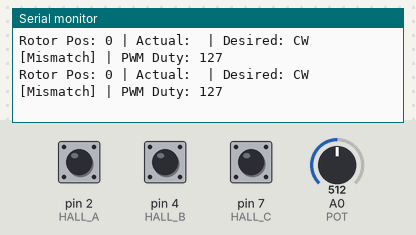
The sketch below on a simulated Arduino Uno, built with avr-gcc and run on an emulated ATmega328P. Parts: the last lines printed to the serial monitor. The test bench sets the inputs (shaded band); at power-on: A0 (POT) = 512, pin 2 (HALL_A) HIGH, pin 4 (HALL_B) HIGH, pin 7 (HALL_C) HIGH.

Above: at 1.2 s.
1.3 s: A0 (POT) set to 415
At 1.32 s:
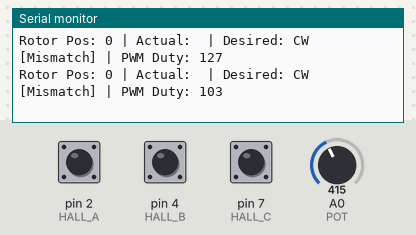
4.3 s: A0 (POT) set to 386
At 4.36 s:
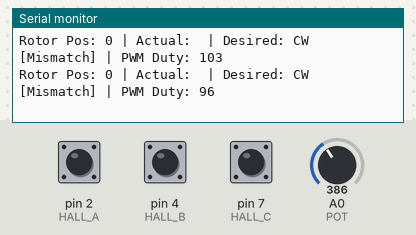
Timing chart, 0 to 7.3 s (numbered marks = the images above; inputs shaded):
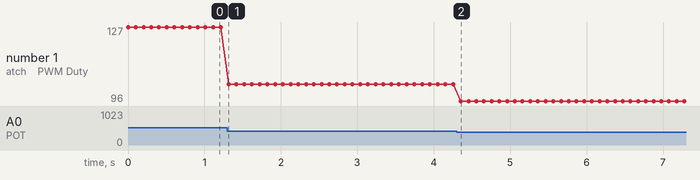

Measured:
- after the input at 1.3 s, the serial monitor: prints a new line at once (image 1)
- after the input at 4.3 s, the serial monitor: prints a new line after 0.05 s (image 2)
- plotted number 1: 127 → 103 after the input at 1.3 s, 103 → 96 after the input at 4.3 s

The sketch:

main.ino
```cpp
// Pin Definitions
const uint8_t HALL_A = 2;    // Hall Sensor A
const uint8_t HALL_B = 4;    // Hall Sensor B
const uint8_t HALL_C = 7;    // Hall Sensor C
const uint8_t POT     = A0;  // Potentiometer for speed control

// PWM output pins to MOSFET gates
const uint8_t PHASE_A = 11;  // OC2A
const uint8_t PHASE_B = 10;  // OC2B
const uint8_t PHASE_C = 9;   // OC1A

//  Variables
volatile uint8_t duty = 0;
volatile uint8_t lastState = 0;
volatile uint8_t currentState = 0;
String detectedDir = "";
String inputDir = "CW";  // Default direction

//  Setup
void setup() {
  // Setup Hall sensors as inputs with pull-up
  pinMode(HALL_A, INPUT_PULLUP);
  pinMode(HALL_B, INPUT_PULLUP);
  pinMode(HALL_C, INPUT_PULLUP);

  // PWM Timer2 setup for pins 11 & 10 (PHASE_A & PHASE_B)
  TCCR2A = (1 << WGM21) | (1 << WGM20); // Fast PWM
  TCCR2B = (1 << CS22);                 // Prescaler 64

  // PWM Timer1 setup for pin 9 (PHASE_C)
  TCCR1A = (1 << WGM10);
  TCCR1B = (1 << WGM12) | (1 << CS11) | (1 << CS10); // Fast PWM, prescaler 64

  // Enable pin change interrupts for D2–D7
  PCICR |= (1 << PCIE2); // Enable interrupt group
  PCMSK2 |= (1 << PCINT18) | (1 << PCINT20) | (1 << PCINT23); // D2, D4, D7

  Serial.begin(9600);
  setDuty(0); // Start with 0% duty
}

// Main Loop
void loop() {
  // Speed control via potentiometer
  uint16_t potValue = analogRead(POT);
  uint8_t newDuty = map(potValue, 0, 1023, 0, 255);
  setDuty(newDuty);

  // Direction input from serial
  if (Serial.available()) {
    String cmd = Serial.readStringUntil('\n');
    cmd.trim();
    if (cmd == "CW" || cmd == "CCW") {
      inputDir = cmd;
      Serial.print("Desired direction set to: "); Serial.println(inputDir);
    }
  }

  // Print real-time status
  Serial.print("Rotor Pos: "); Serial.print(currentState);
  Serial.print(" | Actual: "); Serial.print(detectedDir);
  Serial.print(" | Desired: "); Serial.print(inputDir);

  if ((inputDir == "CW" && detectedDir != "Clockwise") ||
      (inputDir == "CCW" && detectedDir != "Counter-Clockwise")) {
    Serial.print(" [Mismatch]");
  } else {
    Serial.print(" [OK]");
  }

  Serial.print(" | PWM Duty: "); Serial.println(duty);
  delay(100);
}

// Set PWM Duty
void setDuty(uint8_t d) {
  duty = d;
  OCR2A = duty; // Phase A
  OCR2B = duty; // Phase B
  OCR1A = duty; // Phase C
}

// -------------------- Enable One Phase Only --------------------
void enablePhase(uint8_t pin) {
  // Turn off all phases
  TCCR2A &= ~((1 << COM2A1) | (1 << COM2B1));
  TCCR1A &= ~(1 << COM1A1);

  // Turn on only the selected pin
  if (pin == PHASE_A) TCCR2A |= (1 << COM2A1);
  else if (pin == PHASE_B) TCCR2A |= (1 << COM2B1);
  else if (pin == PHASE_C) TCCR1A |= (1 << COM1A1);
}

// -------------------- Interrupt: Hall Sensor Change --------------------
ISR(PCINT2_vect) {
  uint8_t a = !digitalRead(HALL_A); // 3144 is active LOW
  uint8_t b = !digitalRead(HALL_B);
  uint8_t c = !digitalRead(HALL_C);

  // Determine current rotor state
  if (a) currentState = 1;
  else if (b) currentState = 2;
  else if (c) currentState = 3;

  // Detect actual direction
  if (lastState && lastState != currentState) {
    if ((lastState == 1 && currentState == 2) ||
        (lastState == 2 && currentState == 3) ||
        (lastState == 3 && currentState == 1)) {
      detectedDir = "Clockwise";
    } else {
      detectedDir = "Counter-Clockwise";
    }
  }
  lastState = currentState;

  // Apply PWM to correct phase based on inputDir
  if (inputDir == "CW") {
    if (currentState == 1) enablePhase(PHASE_A);
    else if (currentState == 2) enablePhase(PHASE_B);
    else if (currentState == 3) enablePhase(PHASE_C);
  } else if (inputDir == "CCW") {
    if (currentState == 1) enablePhase(PHASE_A);
    else if (currentState == 3) enablePhase(PHASE_B);
    else if (currentState == 2) enablePhase(PHASE_C);
  }
}
```
